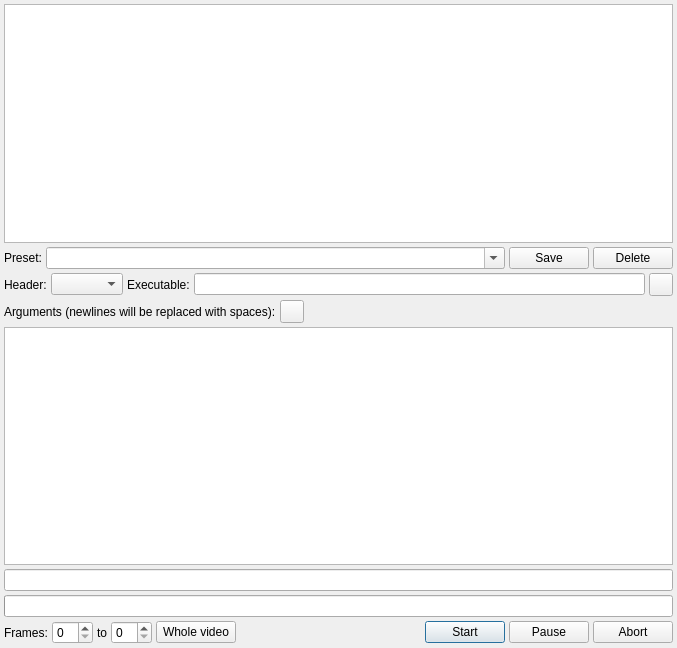
<?xml version="1.0" encoding="UTF-8"?>
<ui version="4.0">
 <class>EncodeDialog</class>
 <widget class="QDialog" name="EncodeDialog">
  <property name="geometry">
   <rect>
    <x>0</x>
    <y>0</y>
    <width>677</width>
    <height>648</height>
   </rect>
  </property>
  <property name="windowTitle">
   <string>Encode video</string>
  </property>
  <property name="windowIcon">
   <iconset resource="../../../resources/vsedit.qrc">
    <normaloff>:/film_save.png</normaloff>:/film_save.png</iconset>
  </property>
  <layout class="QVBoxLayout" name="verticalLayout">
   <property name="spacing">
    <number>4</number>
   </property>
   <property name="leftMargin">
    <number>4</number>
   </property>
   <property name="topMargin">
    <number>4</number>
   </property>
   <property name="rightMargin">
    <number>4</number>
   </property>
   <property name="bottomMargin">
    <number>4</number>
   </property>
   <item>
    <widget class="VSEditorLog" name="feedbackTextEdit">
     <property name="readOnly">
      <bool>true</bool>
     </property>
     <property name="textInteractionFlags">
      <set>Qt::LinksAccessibleByKeyboard|Qt::LinksAccessibleByMouse|Qt::TextBrowserInteraction|Qt::TextSelectableByKeyboard|Qt::TextSelectableByMouse</set>
     </property>
    </widget>
   </item>
   <item>
    <layout class="QHBoxLayout" name="horizontalLayout_4">
     <property name="spacing">
      <number>4</number>
     </property>
     <item>
      <widget class="QLabel" name="encodingPresetLabel">
       <property name="text">
        <string>Preset:</string>
       </property>
      </widget>
     </item>
     <item>
      <widget class="QComboBox" name="encodingPresetComboBox">
       <property name="sizePolicy">
        <sizepolicy hsizetype="Expanding" vsizetype="Fixed">
         <horstretch>0</horstretch>
         <verstretch>0</verstretch>
        </sizepolicy>
       </property>
       <property name="editable">
        <bool>true</bool>
       </property>
       <property name="insertPolicy">
        <enum>QComboBox::NoInsert</enum>
       </property>
      </widget>
     </item>
     <item>
      <widget class="QPushButton" name="encodingPresetSaveButton">
       <property name="text">
        <string>Save</string>
       </property>
      </widget>
     </item>
     <item>
      <widget class="QPushButton" name="encodingPresetDeleteButton">
       <property name="text">
        <string>Delete</string>
       </property>
      </widget>
     </item>
    </layout>
   </item>
   <item>
    <layout class="QHBoxLayout" name="horizontalLayout_2">
     <property name="spacing">
      <number>4</number>
     </property>
     <item>
      <widget class="QLabel" name="label_3">
       <property name="text">
        <string>Header:</string>
       </property>
      </widget>
     </item>
     <item>
      <widget class="QComboBox" name="headerTypeComboBox">
       <property name="sizeAdjustPolicy">
        <enum>QComboBox::AdjustToContents</enum>
       </property>
      </widget>
     </item>
     <item>
      <widget class="QLabel" name="label">
       <property name="text">
        <string>Executable:</string>
       </property>
      </widget>
     </item>
     <item>
      <widget class="QLineEdit" name="executablePathEdit">
       <property name="text">
        <string/>
       </property>
      </widget>
     </item>
     <item>
      <widget class="QToolButton" name="executableBrowseButton">
       <property name="text">
        <string/>
       </property>
       <property name="icon">
        <iconset resource="../../../resources/vsedit.qrc">
         <normaloff>:/folder.png</normaloff>:/folder.png</iconset>
       </property>
      </widget>
     </item>
    </layout>
   </item>
   <item>
    <layout class="QHBoxLayout" name="horizontalLayout_3">
     <item>
      <widget class="QLabel" name="label_2">
       <property name="text">
        <string>Arguments (newlines will be replaced with spaces):</string>
       </property>
      </widget>
     </item>
     <item>
      <widget class="QToolButton" name="argumentsHelpButton">
       <property name="text">
        <string/>
       </property>
       <property name="icon">
        <iconset resource="../../../resources/vsedit.qrc">
         <normaloff>:/information.png</normaloff>:/information.png</iconset>
       </property>
      </widget>
     </item>
     <item>
      <spacer name="horizontalSpacer_2">
       <property name="orientation">
        <enum>Qt::Horizontal</enum>
       </property>
       <property name="sizeHint" stdset="0">
        <size>
         <width>40</width>
         <height>20</height>
        </size>
       </property>
      </spacer>
     </item>
    </layout>
   </item>
   <item>
    <widget class="QPlainTextEdit" name="argumentsTextEdit">
     <property name="plainText">
      <string/>
     </property>
    </widget>
   </item>
   <item>
    <widget class="QLineEdit" name="metricsEdit">
     <property name="readOnly">
      <bool>true</bool>
     </property>
    </widget>
   </item>
   <item>
    <widget class="QProgressBar" name="processingProgressBar">
     <property name="alignment">
      <set>Qt::AlignCenter</set>
     </property>
     <property name="format">
      <string>%v / %m</string>
     </property>
    </widget>
   </item>
   <item>
    <layout class="QHBoxLayout" name="horizontalLayout">
     <property name="spacing">
      <number>4</number>
     </property>
     <item>
      <widget class="QLabel" name="framesLabel">
       <property name="text">
        <string>Frames:</string>
       </property>
      </widget>
     </item>
     <item>
      <widget class="QSpinBox" name="fromFrameSpinBox"/>
     </item>
     <item>
      <widget class="QLabel" name="toLabel">
       <property name="text">
        <string>to</string>
       </property>
      </widget>
     </item>
     <item>
      <widget class="QSpinBox" name="toFrameSpinBox"/>
     </item>
     <item>
      <widget class="QPushButton" name="wholeVideoButton">
       <property name="text">
        <string>Whole video</string>
       </property>
      </widget>
     </item>
     <item>
      <spacer name="horizontalSpacer">
       <property name="orientation">
        <enum>Qt::Horizontal</enum>
       </property>
       <property name="sizeHint" stdset="0">
        <size>
         <width>13</width>
         <height>20</height>
        </size>
       </property>
      </spacer>
     </item>
     <item>
      <widget class="QPushButton" name="startEncodeButton">
       <property name="text">
        <string>Start</string>
       </property>
       <property name="default">
        <bool>true</bool>
       </property>
      </widget>
     </item>
     <item>
      <widget class="QPushButton" name="pauseEncodeButton">
       <property name="text">
        <string>Pause</string>
       </property>
      </widget>
     </item>
     <item>
      <widget class="QPushButton" name="abortEncodeButton">
       <property name="text">
        <string>Abort</string>
       </property>
      </widget>
     </item>
    </layout>
   </item>
  </layout>
 </widget>
 <customwidgets>
  <customwidget>
   <class>VSEditorLog</class>
   <extends>QTextEdit</extends>
   <header>common-src/log/vs_editor_log.h</header>
  </customwidget>
 </customwidgets>
 <resources>
  <include location="resources/vsedit.qrc"/>
 </resources>
 <connections/>
</ui>
